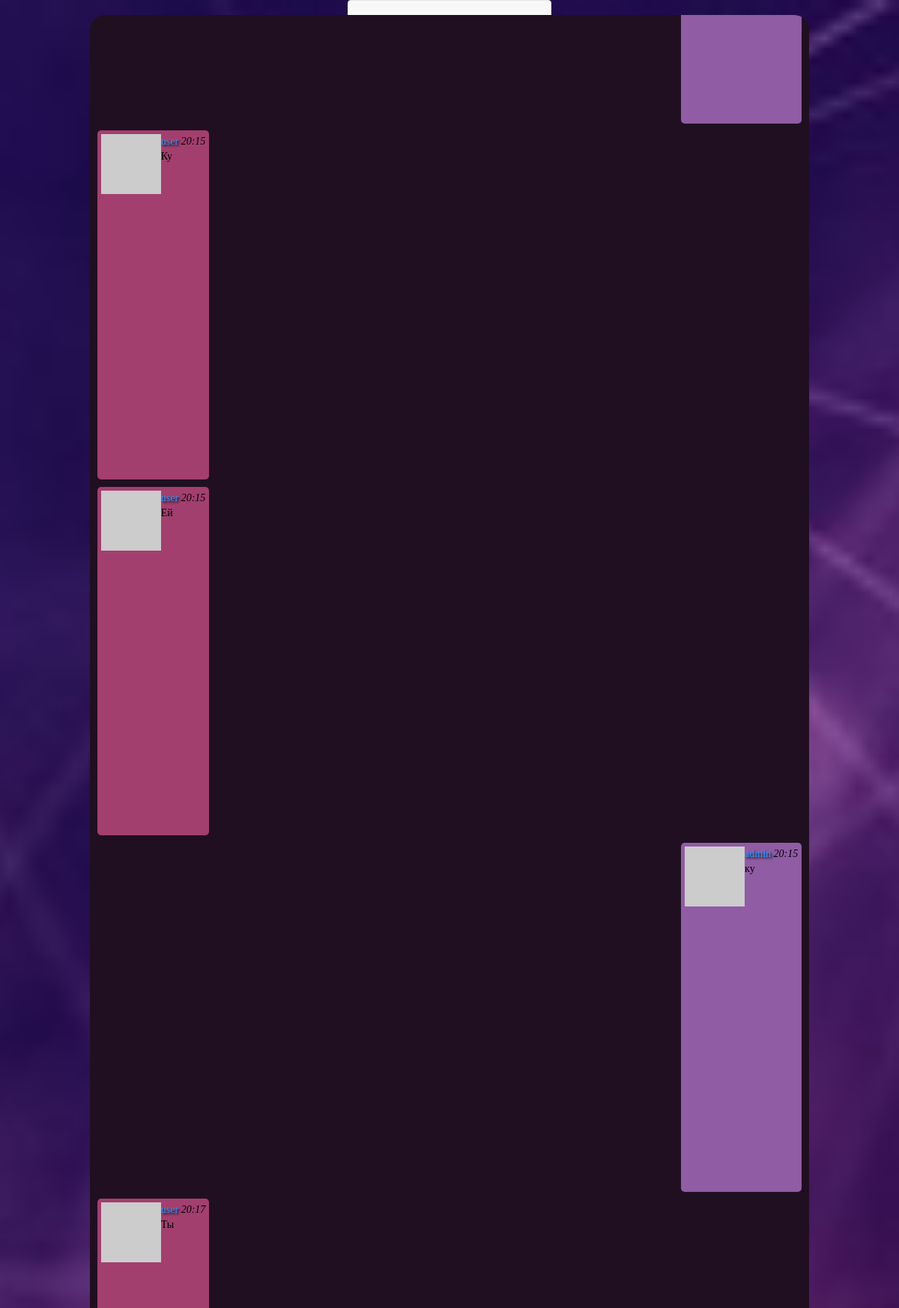
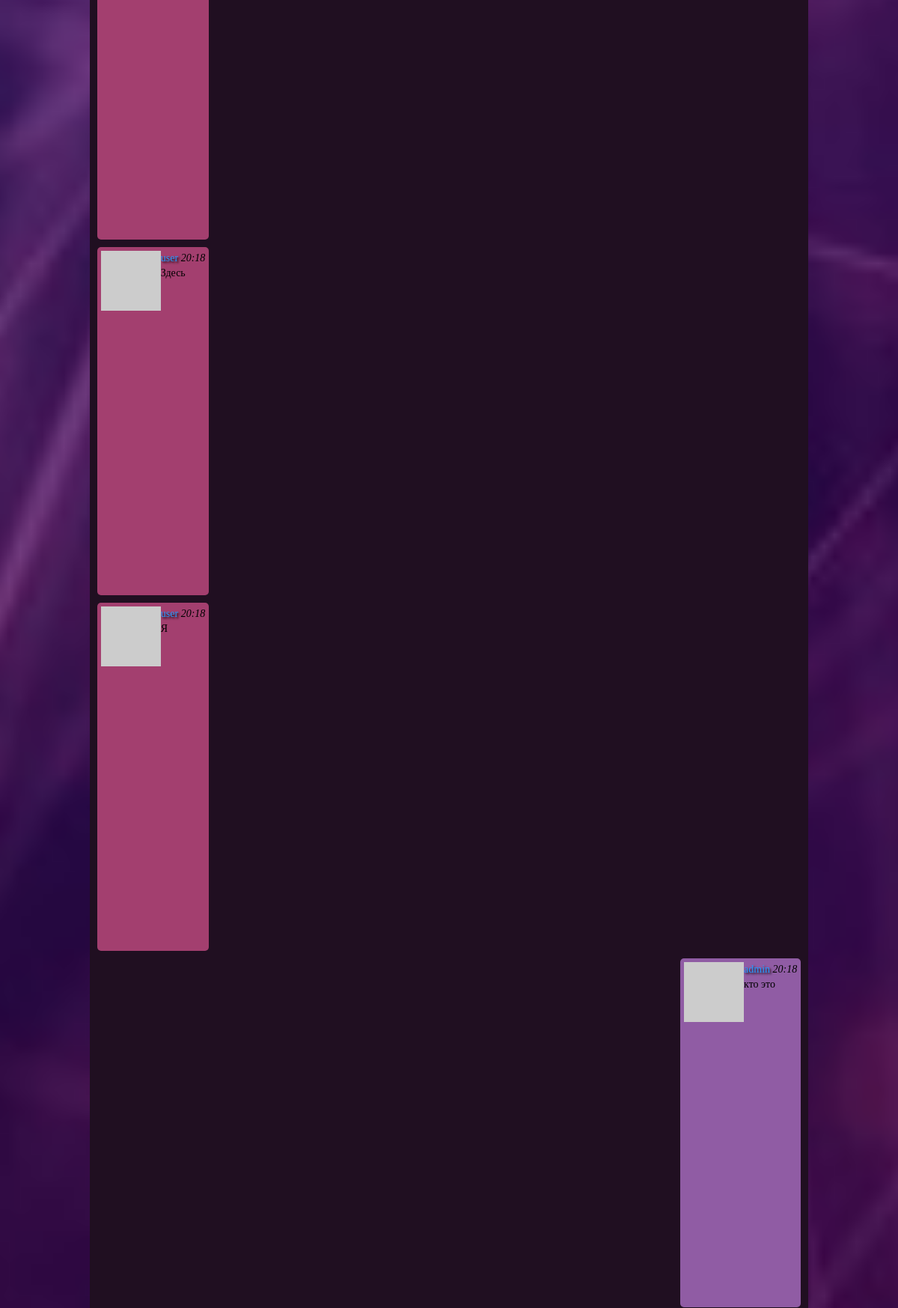
The app's page /index (signed in, upper part) with its own data (2 pictures, top to bottom).
### app/models.py (models this page shows, shortened)
class Post(db.Model):
    id = db.Column(db.Integer, primary_key=True)
    body = db.Column(db.String(140))
    timestamp = db.Column(db.DateTime, index=True, default=datetime.utcnow)
    user_id = db.Column(db.Integer, db.ForeignKey('user.id'))

class User(UserMixin, db.Model):
    id = db.Column(db.Integer, primary_key=True)
    username = db.Column(db.String(64), index=True, unique=True)
    email = db.Column(db.String(120), index=True, unique=True)
    password_hash = db.Column(db.String(128))
    posts = db.relationship('Post', backref='author', lazy='dynamic')
    about_me = db.Column(db.String(140))
    last_seen = db.Column(db.DateTime, default=datetime.utcnow)
    followed = db.relationship(
        'User', secondary=followers,
        primaryjoin=(followers.c.follower_id == id),
        secondaryjoin=(followers.c.followed_id == id),
        backref=db.backref('followers', lazy='dynamic'), lazy='dynamic')
    def avatar(self, size):
        digest = md5(self.email.lower().encode('utf-8')).hexdigest()
        return 'https://www.gravatar.com/avatar/{}?d=identicon&s={}'.format(
            digest, size)

### app/routes.py (the view)
@app.route('/', methods=['GET', 'POST'])
@app.route('/index', methods=['GET', 'POST'])
@login_required
def index():
    form = PostForm()
    posts = Post.query.order_by(Post.timestamp.desc()).limit(Config.POSTS_PER_PAGE).all()[::-1]
    return render_template('index.html', title='Messenger', form=form,
                           posts=posts)

### app/models.py (called while the page is built)
@login.user_loader
def load_user(id):
    return User.query.get(int(id))

### app/routes.py (called while the page is built)
@app.before_request
def before_request():
    if current_user.is_authenticated:
        current_user.last_seen = datetime.utcnow()
        db.session.commit()

### app/templates/index.html (shortened to what this page needs)
{% extends "base.html" %}
{% block content %}
    <link rel="stylesheet" href="{{ url_for('static', filename= './css/chat.css') }}">
    <div id="chat_frame" class="chat_frame">
        <div id="chat_window" class="chat_window">
            {% include 'posts.html' %}
        </div>
    </div>
{% endblock %}

### app/templates/posts.html
{% for post in posts %}
    {% if post.user_id == current_user.id %}
        <div class="my_message_design">
            {% include '_post.html' %}
        </div>
    {% else %}
        <div class="message_design">
            {% include '_post.html' %}
        </div>
    {% endif %}
{% endfor %}

### app/templates/_post.html (shortened to what this page needs)
 <table class="messageTable">
        <tr valign="top">
            <td>
                <a href="{{ url_for('user', username=post.author.username) }}">
                    <img src="{{ post.author.avatar(36) }}" />
                </a>
            </td>
            <td>
                <a href="{{ url_for('user', username=post.author.username) }}">
                    {{ post.author.username }}
                </a>
                <i>{{ moment(post.timestamp).format('H:mm') }}</i>
                <br>
                {{ post.body }}
            </td>
        </tr>
</table>

### app/static/css/chat.css (style rules this page uses)
body { display: flex; background: rgb(32,15,33) url("../images/back_ground.jpg") no-repeat center center fixed; -webkit-background-size: cover; -moz-background-size: cover; -o-background-size: cover; background-size: cover; flex-direction: column; align-items: center; justify-content: space-between; }
.chat_frame { display: flex; flex-basis: content; align-items: center; flex-direction: column; justify-content: space-between; position: absolute; width: 80%; height: 90%; }
.chat_window { color: #fdffe8; margin: 20px 0; border-style: none; border-radius: 20px; width: 100%; height: 100%; background-color: rgb(32,15,33); overflow: auto; }
.message_design { display: flex; color: black; font-family: genshin; margin: 0.7em auto 0.7em 0.7em; padding: 5px 5px 0px 5px; border-style: none; border-radius: 5px; width: fit-content; max-width: 45%; min-height: 6%; background-color: #a33f6f; word-break: break-word; }
a { color: #259aff; text-shadow: 2px 2px 3px black; }
.my_message_design { display: flex; color: black; font-family: genshin; margin: 0.7em 0.7em 0.7em auto; padding: 5px 5px 0px 5px; border-style: none; border-radius: 5px; width: fit-content; max-width: 45%; min-height: 6%; background-color: #905CA4; word-break: break-word; }

### records on screen
Post: author.username "user", timestamp "20:15", body "Ку"
Post: author.username "user", timestamp "20:15", body "Ей"
Post: author.username "admin", timestamp "20:15", body "ку"
Post: author.username "user", timestamp "20:17", body "Ты"
Post: author.username "user", timestamp "20:18", body "Здесь"
Post: author.username "user", timestamp "20:18", body "Я"
Post: author.username "admin", timestamp "20:18", body "кто это"
